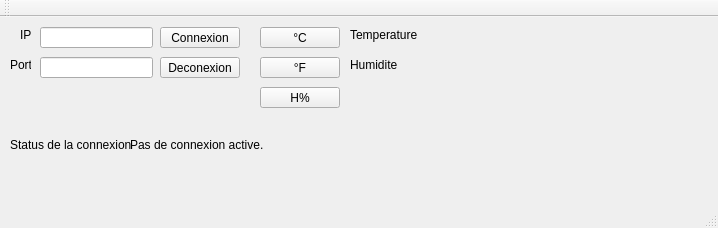
<?xml version="1.0" encoding="UTF-8"?>
<ui version="4.0">
 <class>TP8ClientClass</class>
 <widget class="QMainWindow" name="TP8ClientClass">
  <property name="geometry">
   <rect>
    <x>0</x>
    <y>0</y>
    <width>718</width>
    <height>228</height>
   </rect>
  </property>
  <property name="windowTitle">
   <string>TP8Client</string>
  </property>
  <widget class="QWidget" name="centralWidget">
   <widget class="QLineEdit" name="ip">
    <property name="geometry">
     <rect>
      <x>40</x>
      <y>10</y>
      <width>113</width>
      <height>21</height>
     </rect>
    </property>
   </widget>
   <widget class="QLineEdit" name="port">
    <property name="geometry">
     <rect>
      <x>40</x>
      <y>40</y>
      <width>113</width>
      <height>21</height>
     </rect>
    </property>
   </widget>
   <widget class="QLabel" name="label">
    <property name="geometry">
     <rect>
      <x>20</x>
      <y>10</y>
      <width>16</width>
      <height>16</height>
     </rect>
    </property>
    <property name="text">
     <string>IP</string>
    </property>
   </widget>
   <widget class="QLabel" name="label_2">
    <property name="geometry">
     <rect>
      <x>10</x>
      <y>40</y>
      <width>21</width>
      <height>16</height>
     </rect>
    </property>
    <property name="text">
     <string>Port</string>
    </property>
   </widget>
   <widget class="QPushButton" name="connectButton">
    <property name="geometry">
     <rect>
      <x>160</x>
      <y>10</y>
      <width>80</width>
      <height>21</height>
     </rect>
    </property>
    <property name="text">
     <string>Connexion</string>
    </property>
   </widget>
   <widget class="QPushButton" name="tempEnC">
    <property name="geometry">
     <rect>
      <x>260</x>
      <y>10</y>
      <width>80</width>
      <height>21</height>
     </rect>
    </property>
    <property name="text">
     <string>°C</string>
    </property>
   </widget>
   <widget class="QPushButton" name="tempEnF">
    <property name="geometry">
     <rect>
      <x>260</x>
      <y>40</y>
      <width>80</width>
      <height>21</height>
     </rect>
    </property>
    <property name="text">
     <string>°F</string>
    </property>
   </widget>
   <widget class="QLabel" name="temp">
    <property name="geometry">
     <rect>
      <x>350</x>
      <y>10</y>
      <width>211</width>
      <height>16</height>
     </rect>
    </property>
    <property name="text">
     <string>Temperature</string>
    </property>
   </widget>
   <widget class="QLabel" name="tempOut">
    <property name="geometry">
     <rect>
      <x>420</x>
      <y>10</y>
      <width>71</width>
      <height>16</height>
     </rect>
    </property>
    <property name="text">
     <string/>
    </property>
   </widget>
   <widget class="QLabel" name="hum">
    <property name="geometry">
     <rect>
      <x>350</x>
      <y>40</y>
      <width>221</width>
      <height>16</height>
     </rect>
    </property>
    <property name="text">
     <string>Humidite</string>
    </property>
   </widget>
   <widget class="QLabel" name="humOut">
    <property name="geometry">
     <rect>
      <x>420</x>
      <y>40</y>
      <width>71</width>
      <height>16</height>
     </rect>
    </property>
    <property name="text">
     <string/>
    </property>
   </widget>
   <widget class="QLabel" name="label_5">
    <property name="geometry">
     <rect>
      <x>10</x>
      <y>120</y>
      <width>121</width>
      <height>16</height>
     </rect>
    </property>
    <property name="text">
     <string>Status de la connexion :</string>
    </property>
   </widget>
   <widget class="QLabel" name="connexionStat">
    <property name="geometry">
     <rect>
      <x>130</x>
      <y>120</y>
      <width>541</width>
      <height>16</height>
     </rect>
    </property>
    <property name="text">
     <string>Pas de connexion active.</string>
    </property>
   </widget>
   <widget class="QPushButton" name="disconnectButton">
    <property name="geometry">
     <rect>
      <x>160</x>
      <y>40</y>
      <width>80</width>
      <height>21</height>
     </rect>
    </property>
    <property name="text">
     <string>Deconexion</string>
    </property>
   </widget>
   <widget class="QPushButton" name="humButton">
    <property name="geometry">
     <rect>
      <x>260</x>
      <y>70</y>
      <width>80</width>
      <height>21</height>
     </rect>
    </property>
    <property name="text">
     <string>H%</string>
    </property>
   </widget>
  </widget>
  <widget class="QMenuBar" name="menuBar">
   <property name="geometry">
    <rect>
     <x>0</x>
     <y>0</y>
     <width>718</width>
     <height>20</height>
    </rect>
   </property>
  </widget>
  <widget class="QToolBar" name="mainToolBar">
   <attribute name="toolBarArea">
    <enum>TopToolBarArea</enum>
   </attribute>
   <attribute name="toolBarBreak">
    <bool>false</bool>
   </attribute>
  </widget>
  <widget class="QStatusBar" name="statusBar"/>
 </widget>
 <layoutdefault spacing="6" margin="11"/>
 <resources>
  <include location="TP8Client.qrc"/>
 </resources>
 <connections/>
</ui>
